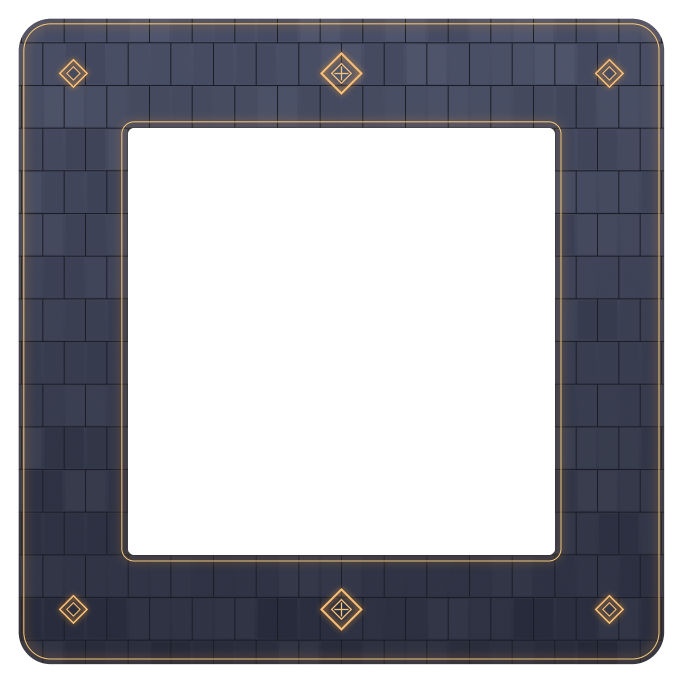
#> input picture build/ART-003-board-frame-overlay/board-frame-overlay.png, 2048 x 2048 px (shown at 1/3 size)
$ python make_mockups.py
#> lines starting #> are read from the running program, lines starting #| are printed output that depends on the picture
"""ART-003 mockups: same frame, 6x6 + 10x10 puzzle layers, dark/light/arena beds.

Local-only visual proof. No renderer/layout/gameplay code touched.
Reads ../ nothing; writes only into this build dir.
"""
import os
import random

from PIL import Image, ImageDraw, ImageFilter

HERE = os.path.dirname(os.path.abspath(__file__))
REPO = os.path.dirname(os.path.dirname(HERE))
FRAME = Image.open(os.path.join(HERE, "board-frame-overlay.png"))
#> FRAME is the input picture: PIL image 2048x2048 RGBA; mean R, G, B, A 61.6, 64.6, 80.6, 127.7
ARENA = Image.open(os.path.join(
    REPO, "spikes/arrow-core/viewer/visual-proto/assets/arena-moonlit-fortress.png")).convert("RGB")
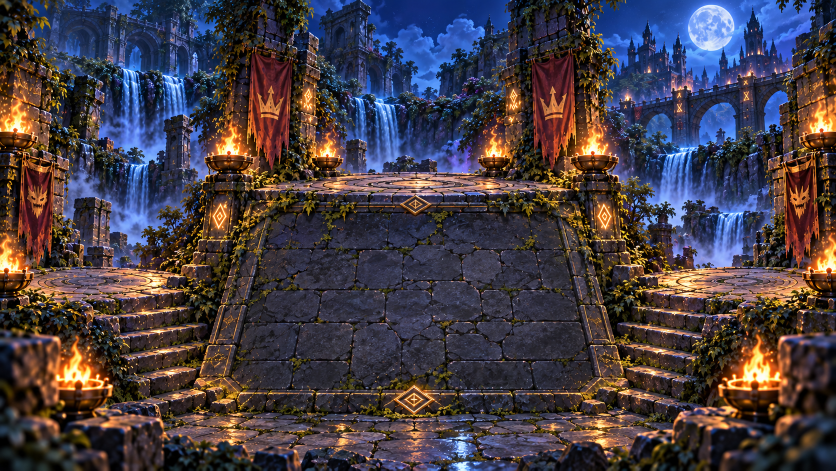
#> input picture spikes/arrow-core/viewer/visual-proto/assets/arena-moonlit-fortress.png, 1672 x 941 px (shown at 1/2 size)
#> ARENA is the input picture: PIL image 1672x941 RGB; mean R, G, B 70, 61.6, 69.2

CANVAS = (1920, 1080)
FRAME_H = 940  # displayed frame height; same for every mockup


def checker(size, dark):
    w, h = size
    cell = 48
    base = (18, 20, 28) if dark else (232, 230, 226)
    alt = (34, 37, 48) if dark else (200, 197, 192)
    im = Image.new("RGB", size, base)
    d = ImageDraw.Draw(im)
    for y in range(0, h, cell):
        for x in range(0, w, cell):
            if (x // cell + y // cell) % 2:
                d.rectangle([x, y, x + cell - 1, y + cell - 1], fill=alt)
    return im


ARROWS = [(1, 0), (0, 1), (-1, 0), (0, -1)]
COLORS = [(255, 196, 110), (235, 240, 255), (150, 200, 255), (255, 150, 120)]


def draw_puzzle(base, origin, size, n, seed):
    """Glowing straight per-cell arrows fitted into the frame inner window."""
    rng = random.Random(seed)
    layer = Image.new("RGBA", base.size, (0, 0, 0, 0))
    d = ImageDraw.Draw(layer)
    ox, oy = origin
    cell = size / n
    pad = cell * 0.24
    for gy in range(n):
        for gx in range(n):
            dx, dy = ARROWS[rng.randrange(4)]
            col = COLORS[rng.randrange(len(COLORS))]
            cx = ox + (gx + 0.5) * cell
            cy = oy + (gy + 0.5) * cell
            L = cell / 2 - pad
            x0, y0 = cx - dx * L, cy - dy * L
            x1, y1 = cx + dx * L, cy + dy * L
            wpx = max(3, int(cell * 0.10))
            d.line([x0, y0, x1, y1], fill=col + (255,), width=wpx)
            # head
            hx, hy = -dy, dx
            hs = cell * 0.16
            d.polygon([(x1 + dx * hs, y1 + dy * hs),
                       (x1 + hx * hs, y1 + hy * hs),
                       (x1 - hx * hs, y1 - hy * hs)], fill=col + (255,))
    glow = layer.filter(ImageFilter.GaussianBlur(6))
    base = Image.alpha_composite(base.convert("RGBA"), glow)
    base = Image.alpha_composite(base, layer)
    return base


def compose(bed, n, seed):
    k = FRAME_H / FRAME.size[1]
    fw = int(FRAME.size[0] * k)
    frame = FRAME.resize((fw, FRAME_H), Image.LANCZOS)
    fx = (bed.size[0] - fw) // 2
    fy = (bed.size[1] - FRAME_H) // 2
    # inner window maps from overlay coords 384..1664 of 2048
    ox = fx + 384 * k
    oy = fy + 384 * k
    size = 1280 * k
    out = bed.convert("RGBA")
    # paste order: bed -> puzzle -> frame on top (frame occludes grid edges)
    out = draw_puzzle(out, (ox, oy), size, n, seed)
    out.paste(frame, (fx, fy), frame)
    return out.convert("RGB")


def main():
    dark = checker(CANVAS, True)
#> in checker, `im = Image.new("RGB", size, base)`:
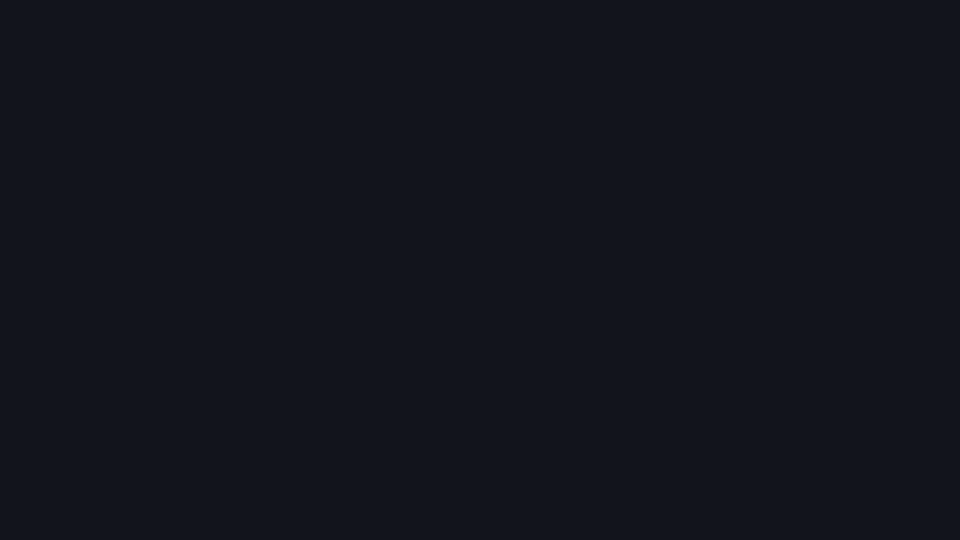
#> im: PIL image 1920x1080 RGB (shown at 1/2 size); mean R, G, B 18, 20, 28
    light = checker(CANVAS, False)
    arena = ARENA.resize(CANVAS, Image.LANCZOS)
    compose(dark, 6, 61).save(os.path.join(HERE, "mock_dark_6x6.png"))
    compose(light, 10, 101).save(os.path.join(HERE, "mock_light_10x10.png"))
    compose(arena, 6, 61).save(os.path.join(HERE, "mock_arena_6x6.png"))
    compose(arena, 10, 101).save(os.path.join(HERE, "mock_arena_10x10.png"))
    print("mockups written")


if __name__ == "__main__":
    main()
#> call 2 of checker, with size = (1920, 1080), dark = False
#> in checker (call 2), `im = Image.new("RGB", size, base)`:
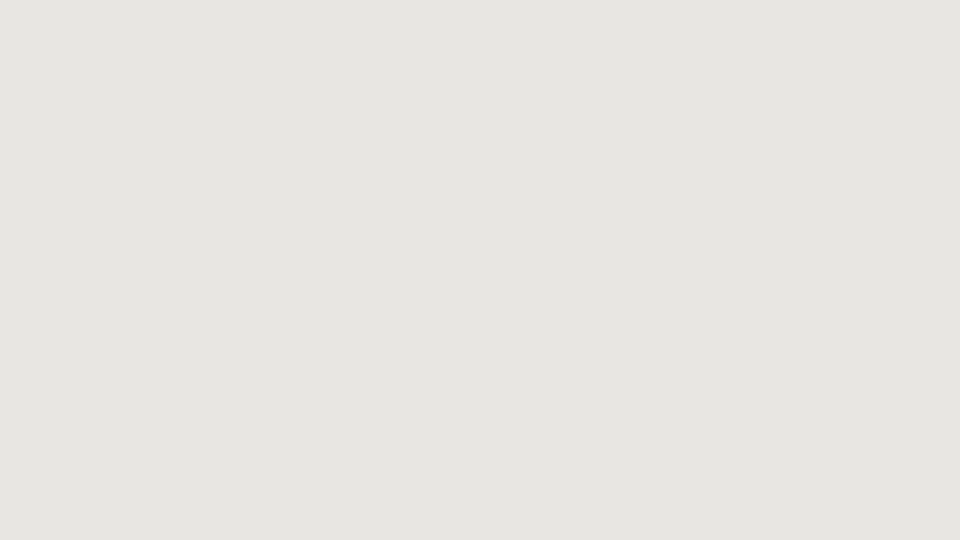
#> im: PIL image 1920x1080 RGB (shown at 1/2 size); mean R, G, B 232, 230, 226
#> in main, `light = checker(CANVAS, False)`:
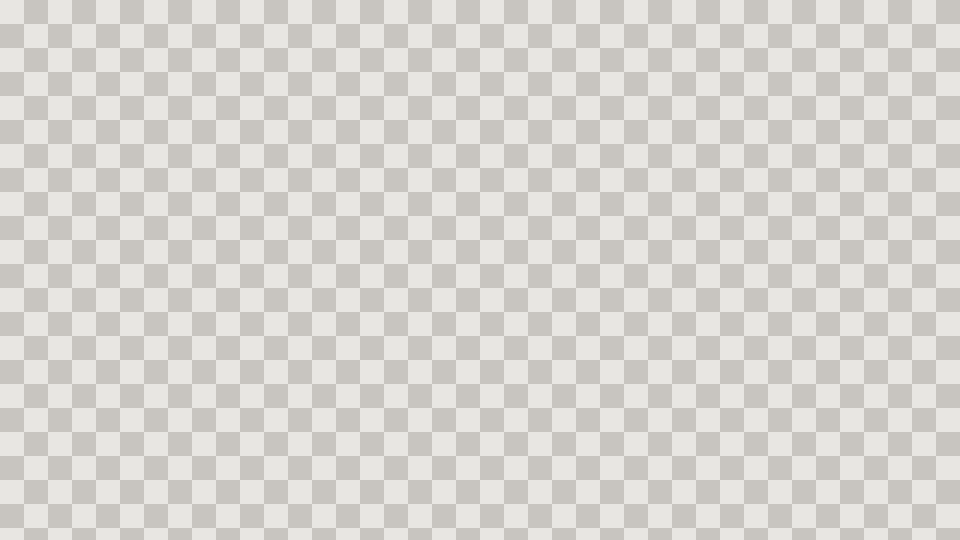
#> light: PIL image 1920x1080 RGB (shown at 1/2 size); mean R, G, B 216, 213.5, 209
#> in draw_puzzle, `layer = Image.new("RGBA", base.size, (0, 0, 0, 0))`: layer: PIL image 1920x1080 RGBA; every value is 0
#> call 2 of compose, with n = 10, seed = 101
#> call 2 of draw_puzzle, with origin = (666.2, 246.2), size = 587.5, n = 10, seed = 101
#> in draw_puzzle (call 2), `glow = layer.filter(ImageFilter.GaussianBlur(6))`:
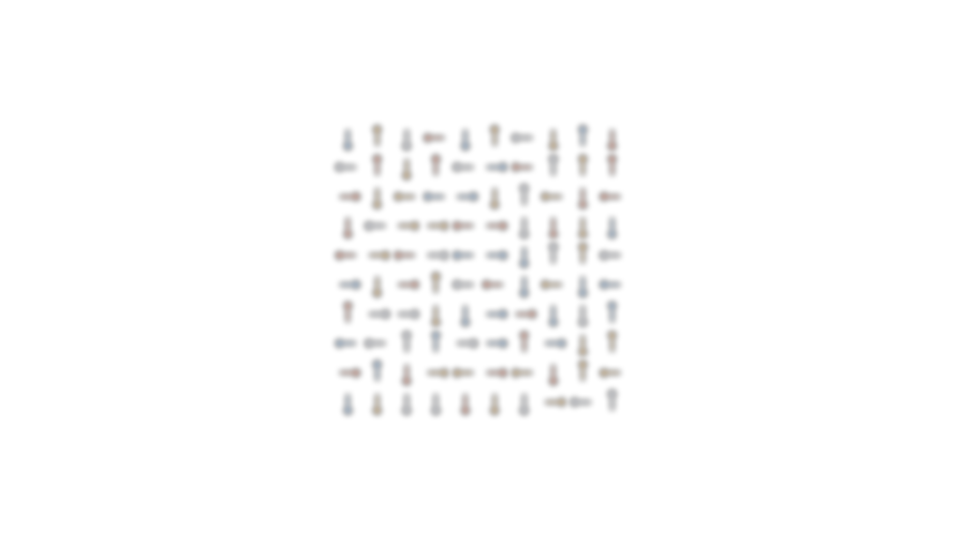
#> glow: PIL image 1920x1080 RGBA (shown at 1/2 size); mean R, G, B, A 2.8, 2.5, 2.3, 3.2; transparent parts drawn white
#> in compose (call 2), `out.paste(frame, (fx, fy), frame)`:
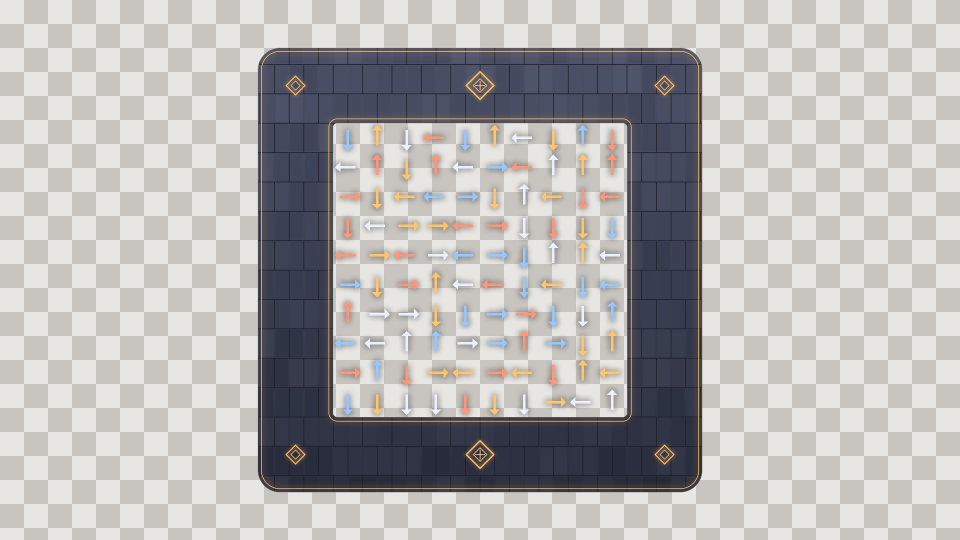
#> out: PIL image 1920x1080 RGBA (shown at 1/2 size); mean R, G, B, A 182.5, 180.5, 179.8, 254.8; transparent parts drawn white
#> call 4 of compose, with n = 10, seed = 101
#> in compose (call 4), `out.paste(frame, (fx, fy), frame)`:
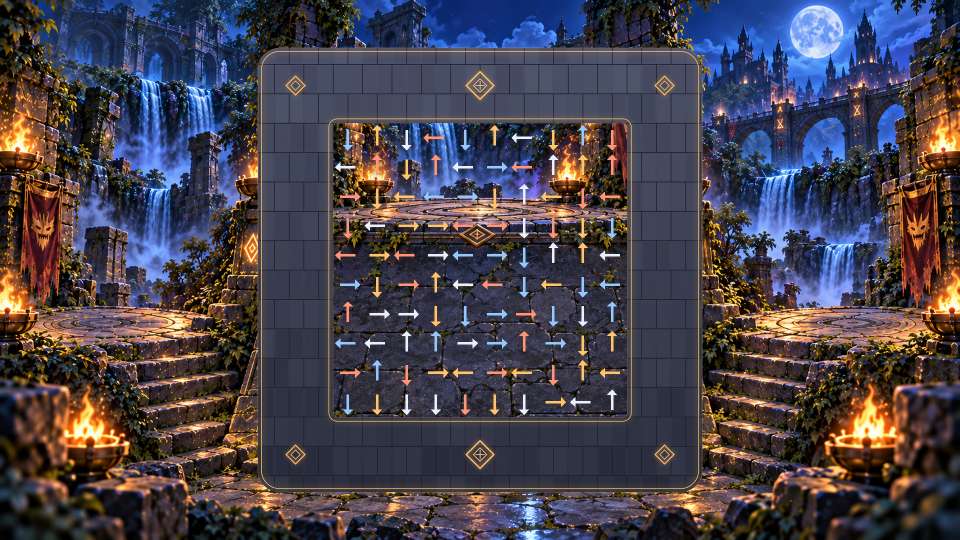
#> out: PIL image 1920x1080 RGBA (shown at 1/2 size); mean R, G, B, A 70.9, 65.6, 75.9, 254.8; transparent parts drawn white
